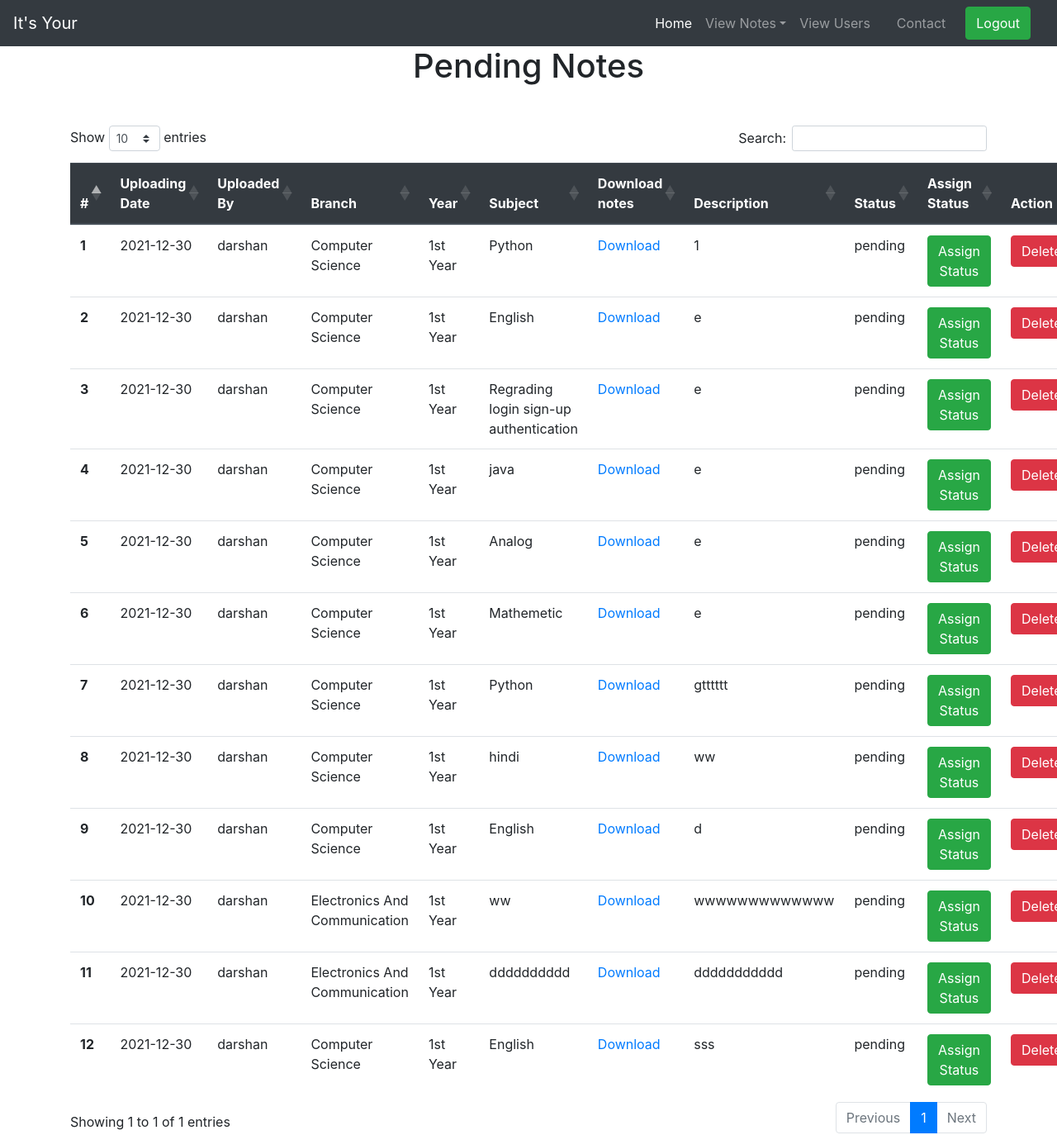
Before: /pending_notes (signed in) with the older database file.
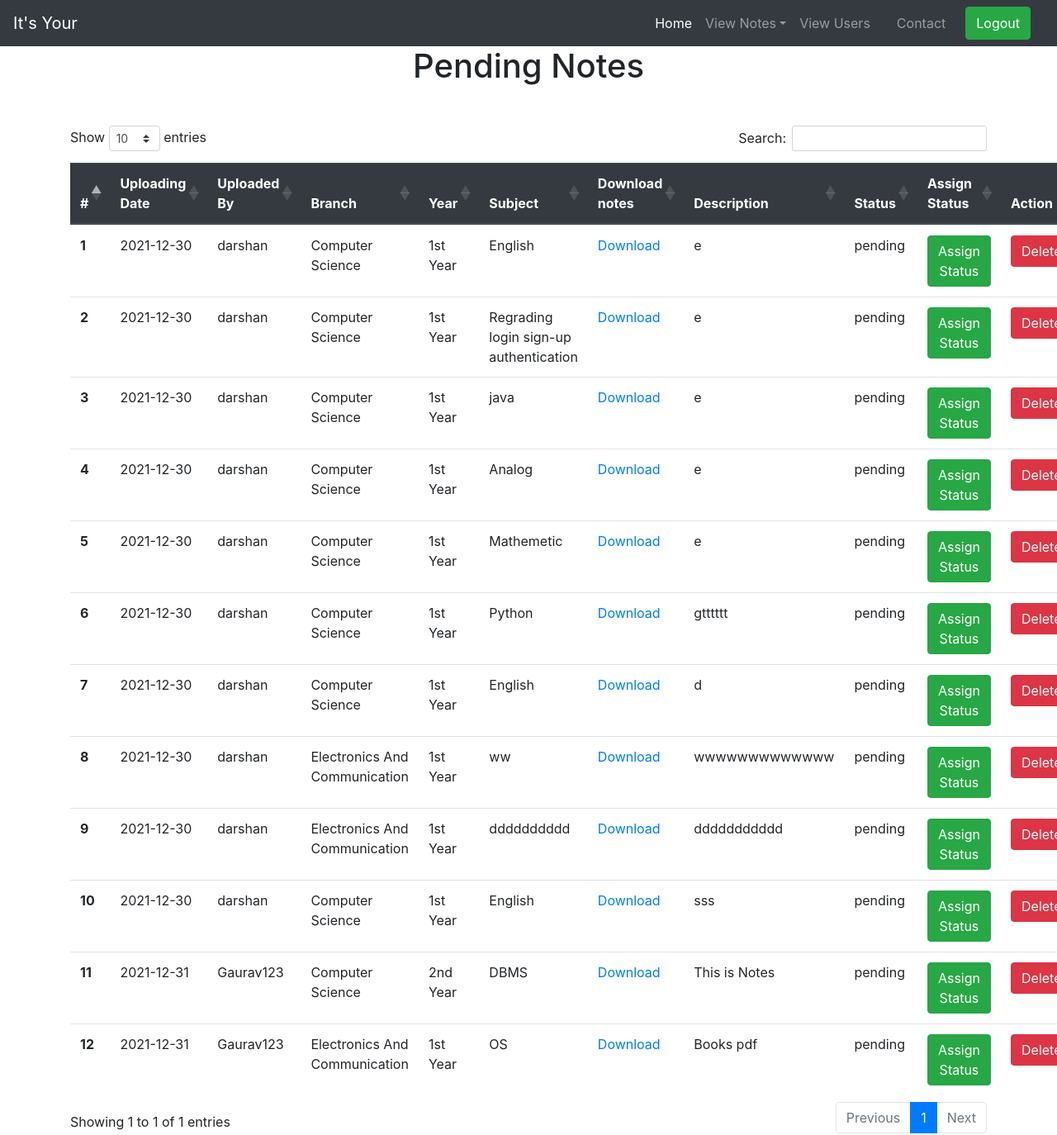
After: the same page with the newer database file.
### notes/models.py (models this page shows)
class Notes(models.Model):
    user = models.ForeignKey(User,on_delete=models.CASCADE)
    uploadingdate =models.CharField(max_length=30,null=True)
    branch =models.CharField(max_length=30)
    subject =models.CharField(max_length=30)
    notesfile =models.FileField(null=True)
    filetype =models.CharField(max_length=30)
    description =models.CharField(max_length=200,null=True)
    year =models.CharField(max_length=30,null=True)
    notestype=models.CharField(max_length=30,null=True)
    status =models.CharField(max_length=30)

### notes/views.py (the view)
# urls.py: path('pending_notes',pending_notes, name='pending_notes'),
def pending_notes(request):
    if not request.user.is_authenticated:
           return redirect('index')
    notes = Notes.objects.filter(status= "pending")
    d={'notes':notes}
    return render(request,'notes/pending_notes.html',d)

### notes/templates/notes/pending_notes.html (shortened to what this page needs)
{% extends 'notes/admin_nav.html' %}
{% load static %}
{% block body %}
<link rel="stylesheet" href="https://cdnjs.cloudflare.com/ajax/libs/twitter-bootstrap/4.5.2/css/bootstrap.css">
<link rel="stylesheet" href="https://cdn.datatables.net/1.10.23/css/dataTables.bootstrap4.min.css">
<h1 class="text-center">Pending Notes</h1>
<div class="container mt-5">
    <table class="table" id="example">
        <thead class="thead-dark">
          <tr>
            <th scope="col">#</th>
            <th scope="col">Uploading Date</th>
            <th scope="col">Uploaded By</th>
            <th scope="col">Branch</th>
            <th scope="col">Year</th>
            <th scope="col">Subject</th>
            <th scope="col">Download notes</th>
            <th scope="col">Description</th>
            <th scope="col">Status</th>
            <th scope="col">Assign Status</th>
            <th scope="col">Action</th>
          </tr>
        </thead>
        {% for i in notes %}
        <tbody>
          <tr>
            <th scope="row">{{forloop.counter }}</th>
            <td>{{i.uploadingdate}}</td>
            <td>{{i.user.username}}</td>
            <td>{{i.branch}}</td>
            <td>{{i.year}}</td>
            <td>{{i.subject}}</td>
            <td><a href="{{i.notesfile.url}}" download>Download</a></td>
            <td>{{i.description}}</td>
            <td>{{i.status}}</td>
            <td><a href="{% url 'assign_status' i.id %}" class="btn btn-success" >Assign Status</a></td>
            <td><a href="{% url 'delete_notes' i.id %}" class="btn btn-danger" onclick="return confirm('Are You Sure')">Delete</a></td>
          </tr>
        </tbody>
        {% endfor %}
      </table>
</div>
{% endblock %}

Changed rows visible on the page:
no longer on this page (row edited): Notes: uploadingdate "2021-12-30", user.username "darshan", branch "Computer Science", year "1st Year", subject "Python", description "1", status "pending"
no longer on this page (row edited): Notes: uploadingdate "2021-12-30", user.username "darshan", branch "Computer Science", year "1st Year", subject "hindi", description "ww", status "pending"
added Notes: uploadingdate "2021-12-31", user.username "Gaurav123", branch "Computer Science", year "2nd Year", subject "DBMS", description "This is Notes", status "pending"
added Notes: uploadingdate "2021-12-31", user.username "Gaurav123", branch "Electronics And Communication", year "1st Year", subject "OS", description "Books pdf", status "pending"
